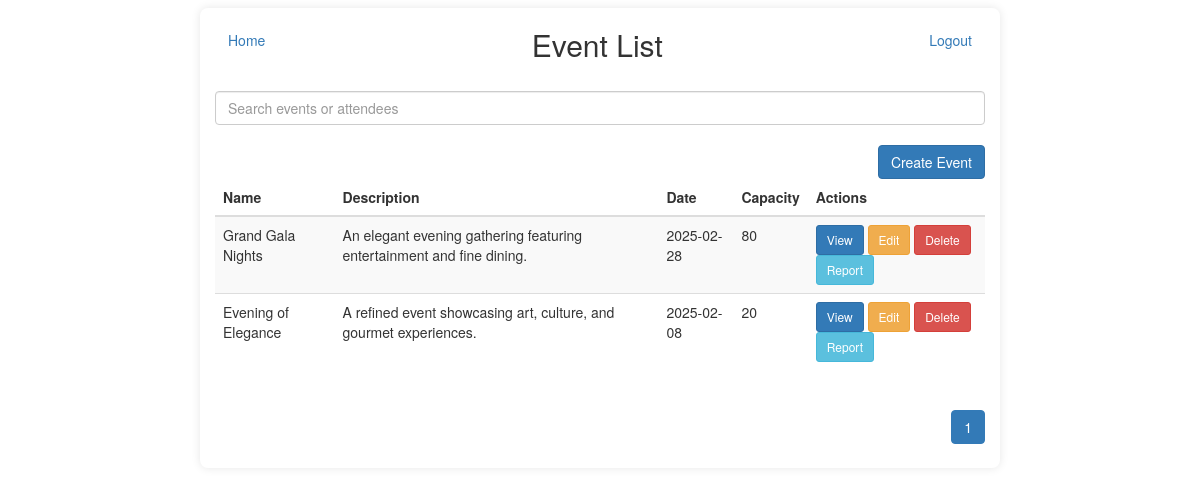
The page /event-management-system/ (signed in) on the database its author committed.
### tables this page shows
CREATE TABLE `events` (
  `id` int(11) NOT NULL,
  `name` varchar(100) NOT NULL,
  `description` text NOT NULL,
  `date` date NOT NULL,
  `max_capacity` int(11) NOT NULL,
  `created_by` int(11) DEFAULT NULL,
  `created_at` timestamp NOT NULL DEFAULT current_timestamp()
);

### controllers/EventController.php (called while the page is built, shortened)
<?php
class EventController {
    private $eventModel;
    public function __construct($db) {
        require_once __DIR__ . '/../models/Event.php';
        $this->eventModel = new Event($db);
    }
    public function index() {
        $page = isset($_GET['page']) ? (int)$_GET['page'] : 1;
        $limit = 5;
        $offset = ($page - 1) * $limit;
        $events = $this->eventModel->getEventsWithPagination($limit, $offset);
        $totalEvents = $this->eventModel->getTotalEvents();
        $totalPages = ceil($totalEvents / $limit);
        require __DIR__ . '/../views/events/list.php';
    }
}
?>

### Router.php (called while the page is built, shortened)
<?php
class Router
{
    private $routes = [];
    public function add($route, $callback)
    {
        $this->routes[$route] = $callback;
    }
    public function dispatch($url)
    {
        foreach ($this->routes as $route => $callback) {
            if ($route === $url) {
                return call_user_func($callback);
            }
        }
    }
}
?>

### models/Event.php (called while the page is built, shortened)
<?php
class Event {
    private $db;
    public function __construct($db) {
        $this->db = $db;
    }
    public function getEventsWithPagination($limit, $offset) {
        $stmt = $this->db->prepare("SELECT * FROM events LIMIT ? OFFSET ?");
        $stmt->bindParam(1, $limit, PDO::PARAM_INT);
        $stmt->bindParam(2, $offset, PDO::PARAM_INT);
        $stmt->execute();
        return $stmt->fetchAll(PDO::FETCH_ASSOC);
    }
    public function getTotalEvents() {
        $stmt = $this->db->query("SELECT COUNT(*) as count FROM events");
        $result = $stmt->fetch(PDO::FETCH_ASSOC);
        return $result['count'];
    }
}
?>

### views/events/list.php (the view, shortened to what this page needs)
<?php
$isAdmin = isset($_SESSION['is_admin']) && $_SESSION['is_admin'];
?>
<!DOCTYPE html>
<html lang="en">
<head>
    <link rel="stylesheet" href="https://cdn.jsdelivr.net/npm/bootstrap@3.3.7/dist/css/bootstrap.min.css">
</head>
<body>
    <div class="container">
        <div style="display: flex; justify-content: space-between; align-items: center;">
            <a href="/event-management-system/" class="btn btn-link"><i class="fas fa-home"></i> Home</a>
            <h2>Event List</h2>
            <div class="text-right">
                <a href="/event-management-system/logout" class="btn btn-secondary">Logout</a>
            </div>
        </div>
        <input type="text" id="searchQuery" class="form-control" placeholder="Search events or attendees"
            style="margin-top: 20px; margin-bottom: 20px;">
        <?php if ($isAdmin): ?>
            <div class="text-right">
                <a href="/event-management-system/events/create" class="btn btn-primary">Create Event</a>
            </div>
        <?php endif; ?>
        <table class="table table-striped">
            <thead>
                <tr>
                    <th>Name</th>
                    <th>Description</th>
                    <th>Date</th>
                    <th>Capacity</th>
                    <th>Actions</th>
                </tr>
            </thead>
            <tbody id="eventList">
                <?php if (!empty($events)): ?>
                    <?php foreach ($events as $event): ?>
                        <tr>
                            <td><?= htmlspecialchars($event['name']) ?></td>
                            <td><?= htmlspecialchars($event['description']) ?></td>
                            <td><?= htmlspecialchars($event['date']) ?></td>
                            <td><?= htmlspecialchars($event['max_capacity']) ?></td>
                            <td>
                                <a href="/event-management-system/events/view?id=<?= $event['id'] ?>"
                                    class="btn btn-primary btn-sm">View</a>
                                <?php if ($isAdmin): ?>
                                    <a href="/event-management-system/events/edit?id=<?= $event['id'] ?>"
                                        class="btn btn-warning btn-sm">Edit</a>
                                    <a href="/event-management-system/events/delete?id=<?= $event['id'] ?>"
                                        class="btn btn-danger btn-sm" onclick="return confirm('Are you sure?')">Delete</a>
                                    <a href="/event-management-system/download_report?id=<?= $event['id'] ?>"
                                        class="btn btn-info btn-sm">Report</a>
                                <?php else: ?>
                                    <a href="/event-management-system/attendee?id=<?= $event['id'] ?>"
                                        class="btn btn-info btn-sm">Registration</a>
                                <?php endif; ?>
                            </td>
                        </tr>
                    <?php endforeach; ?>
                <?php else: ?>
                    <tr>
                        <td colspan="5">No events found.</td>
                    </tr>
                <?php endif; ?>
            </tbody>
        </table>
        <nav aria-label="Page navigation" class="text-right">
            <ul class="pagination">
                <?php for ($i = 1; $i <= $totalPages; $i++): ?>
                    <li class="page-item <?= ($i == $page) ? 'active' : '' ?>">
                        <a class="page-link" href="?page=<?= $i ?>"><?= $i ?></a>
                    </li>
                <?php endfor; ?>
            </ul>
        </nav>
    </div>
</body>
</html>

### views/events/list.php (style rules this page uses)
.container { border-radius: 8px; box-shadow: 0 0 10px rgba(0, 0, 0, 0.1); max-width: 800px; margin-top: 8px; }

### rows shown on the page
events: name "Grand Gala Nights", description "An elegant evening gathering featuring entertainment and fine dining.", date "2025-02-28", max_capacity "80"
events: name "Evening of Elegance", description "A refined event showcasing art, culture, and gourmet experiences.", date "2025-02-08", max_capacity "20"
